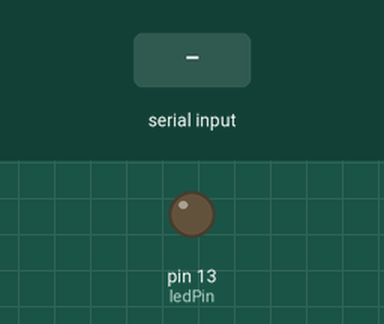
Simulated run of this sketch. Board: Arduino Uno, built with avr-gcc and run on an emulated ATmega328P. On the bench: output pins drawn as LEDs (lit = HIGH). Dashed ring = blinking. The inputs (shaded band) are chosen by the test bench. What the sketch prints to the serial monitor is not drawn.

Above: at 1.2 s.
1.3 s: "90,45\n" received over Serial
At 3.35 s:
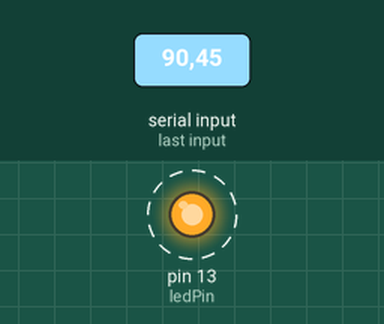
Timing chart, 0 to 6.5 s (numbered marks = the images above; inputs shaded):
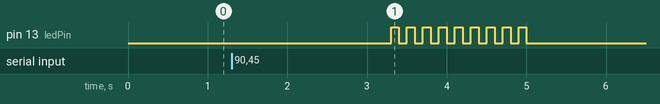

Measured:
- after the input at 1.3 s, pin 13 (ledPin): alternates HIGH for 0.10 s and LOW for 0.10 s, 18 changes in all, then stays LOW, starting after 2.0 s

The sketch:

AR02_period.ino
```cpp
/*
 예제 2.3
 컴퓨터로부터 시리얼 통신을 통하여 데이터 수신하기
*/

// LED 출력을 할 핀 번호 설정
  const int ledPin = 13;

// 점멸횟수 변수 설정
int blinkNumber = 0;

void setup() {
  // 9600bps로 시리얼 통신 설정
  Serial.begin(9600);
  // 13번 핀을 출력으로 설정
  pinMode(ledPin, OUTPUT);
}

void loop() {
// 시리얼 통신으로 입력 받은 데이터가 있는지를 검사하여
// 데이터가 있을 경우에 if문 안의 명령어를 실행
  if(Serial.available()){
  // val 변수에 시리얼 통신값 읽어오기
    char val = Serial.read();
    // 입력된 값이 0~9의 숫자인지를 판단
    if(isDigit(val)){
     // val은 ASCII 코드값이므로 숫자로 바꿔주기 위하여
     // '0'의 아스키 코드값을 빼줌
     // blinkNumber에는 실제 숫자가 저장된다.
      blinkNumber = (val - '0');

    Serial.print("입력한 수:");
    Serial.println(blinkNumber);
    }
    delay(2000);
  // blinkNumber 만큼 LED를 점멸시킴
  for(char i=0;i < blinkNumber;i++){
    digitalWrite(ledPin, HIGH);
    delay(100);
    digitalWrite(ledPin, LOW);
    delay(100);
  }


  }
  // 점멸 횟수를 리셋함
  blinkNumber = 0;
}
```
